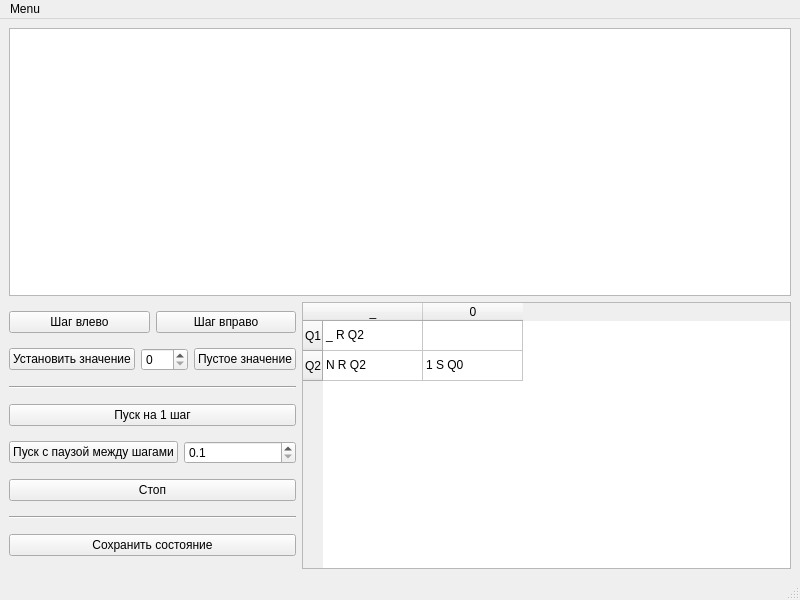
<?xml version="1.0" encoding="UTF-8"?>
<ui version="4.0">
 <class>MainWindow</class>
 <widget class="QMainWindow" name="MainWindow">
  <property name="geometry">
   <rect>
    <x>0</x>
    <y>0</y>
    <width>800</width>
    <height>600</height>
   </rect>
  </property>
  <property name="windowTitle">
   <string>MainWindow</string>
  </property>
  <widget class="QWidget" name="centralwidget">
   <layout class="QVBoxLayout" name="verticalLayout">
    <item>
     <widget class="QGraphicsView" name="graphics_view"/>
    </item>
    <item>
     <layout class="QHBoxLayout" name="horizontalLayout">
      <item>
       <layout class="QVBoxLayout" name="verticalLayout_2">
        <item>
         <layout class="QHBoxLayout" name="horizontalLayout_2">
          <item>
           <widget class="QPushButton" name="push_left_btn">
            <property name="text">
             <string>Шаг влево</string>
            </property>
           </widget>
          </item>
          <item>
           <widget class="QPushButton" name="push_right_btn">
            <property name="text">
             <string>Шаг вправо</string>
            </property>
           </widget>
          </item>
         </layout>
        </item>
        <item>
         <layout class="QHBoxLayout" name="horizontalLayout_4">
          <item>
           <widget class="QPushButton" name="cell_val_btn">
            <property name="text">
             <string>Установить значение</string>
            </property>
           </widget>
          </item>
          <item>
           <widget class="QSpinBox" name="cell_value_box">
            <property name="maximum">
             <number>999</number>
            </property>
           </widget>
          </item>
          <item>
           <widget class="QPushButton" name="set_empty_btn">
            <property name="text">
             <string>Пустое значение</string>
            </property>
           </widget>
          </item>
         </layout>
        </item>
        <item>
         <widget class="Line" name="line">
          <property name="orientation">
           <enum>Qt::Horizontal</enum>
          </property>
         </widget>
        </item>
        <item>
         <widget class="QPushButton" name="one_step_btn">
          <property name="text">
           <string>Пуск на 1 шаг</string>
          </property>
         </widget>
        </item>
        <item>
         <layout class="QHBoxLayout" name="horizontalLayout_5">
          <item>
           <widget class="QPushButton" name="many_steps_btn">
            <property name="text">
             <string>Пуск с паузой между шагами</string>
            </property>
           </widget>
          </item>
          <item>
           <widget class="QDoubleSpinBox" name="step_pause">
            <property name="decimals">
             <number>1</number>
            </property>
            <property name="minimum">
             <double>0.100000000000000</double>
            </property>
            <property name="maximum">
             <double>10.000000000000000</double>
            </property>
            <property name="singleStep">
             <double>0.100000000000000</double>
            </property>
           </widget>
          </item>
         </layout>
        </item>
        <item>
         <widget class="QPushButton" name="stop_btn">
          <property name="text">
           <string>Стоп</string>
          </property>
         </widget>
        </item>
        <item>
         <widget class="Line" name="line_2">
          <property name="orientation">
           <enum>Qt::Horizontal</enum>
          </property>
         </widget>
        </item>
        <item>
         <widget class="QPushButton" name="save_state_btn">
          <property name="text">
           <string>Сохранить состояние</string>
          </property>
         </widget>
        </item>
       </layout>
      </item>
      <item>
       <widget class="QTableWidget" name="table_widget">
        <row>
         <property name="text">
          <string>Q1</string>
         </property>
        </row>
        <row>
         <property name="text">
          <string>Q2</string>
         </property>
        </row>
        <column>
         <property name="text">
          <string>_</string>
         </property>
        </column>
        <column>
         <property name="text">
          <string>0</string>
         </property>
        </column>
        <item row="0" column="0">
         <property name="text">
          <string>_ R Q2</string>
         </property>
        </item>
        <item row="0" column="1">
         <property name="text">
          <string/>
         </property>
        </item>
        <item row="1" column="0">
         <property name="text">
          <string>N R Q2</string>
         </property>
        </item>
        <item row="1" column="1">
         <property name="text">
          <string>1 S Q0</string>
         </property>
        </item>
       </widget>
      </item>
     </layout>
    </item>
   </layout>
  </widget>
  <widget class="QMenuBar" name="menubar">
   <property name="geometry">
    <rect>
     <x>0</x>
     <y>0</y>
     <width>800</width>
     <height>19</height>
    </rect>
   </property>
   <widget class="QMenu" name="menuMenu">
    <property name="title">
     <string>Menu</string>
    </property>
    <addaction name="actionNew"/>
    <addaction name="action"/>
   </widget>
   <addaction name="menuMenu"/>
  </widget>
  <widget class="QStatusBar" name="statusbar"/>
  <action name="actionNew">
   <property name="text">
    <string>Новая машина</string>
   </property>
  </action>
  <action name="action">
   <property name="text">
    <string>Выход</string>
   </property>
  </action>
 </widget>
 <resources/>
 <connections/>
</ui>
